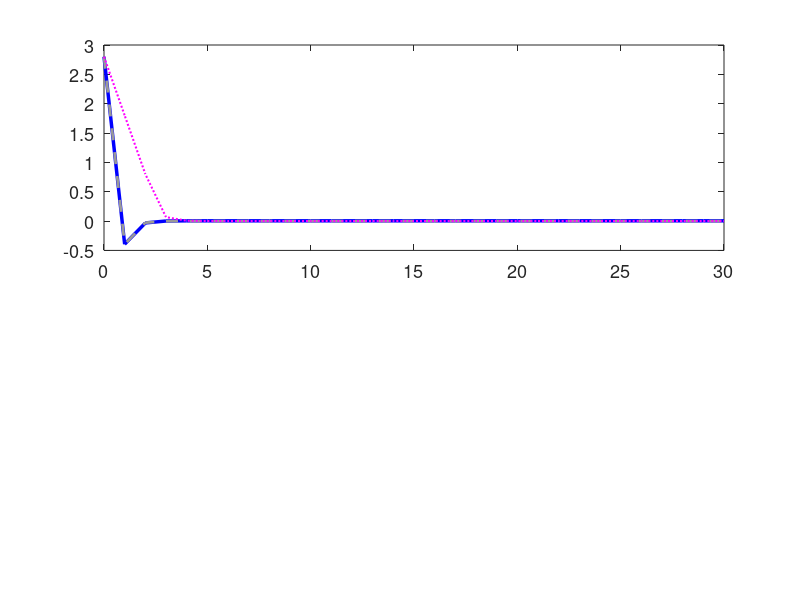

Source code (MATLAB): (Note: this script raises an error after producing the figure.)
%% Fix problematic figures + generate remaining ones
%  Regenerates: fig_gpmpc_simulation, fig_deepc_simulation,
%               fig_lmpc_iterations, fig_nn_prediction, fig_deepc_noise

figDir = 'Figures';
set(0, 'DefaultAxesFontSize', 13, 'DefaultLineLineWidth', 2);
set(0, 'DefaultAxesFontName', 'Helvetica');


%% ================================================================
%% FIGURE 2 (FIX): GP-MPC Closed-Loop — more visible contrast
%% ================================================================
fprintf('Regenerating Figure 2: GP-MPC Simulation (fixed)...\n');
A_nom = 1;  B_nom = 1;
f_true = @(x, u) x + u - 0.1*x.^3;

% Data collection
rng(0);
T_data = 30;
x_data = zeros(T_data+1, 1);
u_data = 2*rand(T_data, 1) - 1;
for k = 1:T_data
    x_data(k+1) = f_true(x_data(k), u_data(k));
end
X_train = x_data(1:T_data);
r_train = x_data(2:T_data+1) - A_nom*X_train - B_nom*u_data;

% GP training
sf2 = 0.5; ell2 = 1.0; sn2_gp = 0.01;
kSE2 = @(xa,xb) sf2^2*exp(-0.5*(xa-xb').^2/ell2^2);
K_gp = kSE2(X_train, X_train) + sn2_gp*eye(T_data);
alpha_gp = K_gp \ r_train;
gp_mean = @(xs) kSE2(xs, X_train) * alpha_gp;

x_max = 3;  u_max = 1;
Q_mpc = 1;  R_mpc = 0.1;
P_mpc = dare(A_nom, B_nom, Q_mpc, R_mpc);
K_lqr = dlqr(A_nom, B_nom, Q_mpc, R_mpc);

T_sim = 30;
x0_val = 2.8;  % Start near constraint to show difference

% GP-MPC: LQR + GP feedforward compensation
x_hist_gp = zeros(1, T_sim+1);  x_hist_gp(1) = x0_val;
u_hist_gp = zeros(1, T_sim);
for t = 1:T_sim
    x_now = x_hist_gp(t);
    mg = gp_mean(x_now);
    u_gp = -K_lqr * x_now - mg;  % compensate for learned residual
    u_gp = max(-u_max, min(u_max, u_gp));
    u_hist_gp(t) = u_gp;
    x_hist_gp(t+1) = f_true(x_now, u_gp);
end

% Nominal MPC: LQR on wrong model (no GP correction)
x_hist_nom = zeros(1, T_sim+1); x_hist_nom(1) = x0_val;
u_hist_nom = zeros(1, T_sim);
for t = 1:T_sim
    x_now2 = x_hist_nom(t);
    u_nom = -K_lqr * x_now2;
    u_nom = max(-u_max, min(u_max, u_nom));
    u_hist_nom(t) = u_nom;
    x_hist_nom(t+1) = f_true(x_now2, u_nom);
end

% True optimal (LQR on true linearised system at x0)
% For comparison, also run open-loop nominal prediction
x_ol = zeros(1, T_sim+1); x_ol(1) = x0_val;
for t = 1:T_sim
    u_ol = -K_lqr * x_ol(t);
    u_ol = max(-u_max, min(u_max, u_ol));
    x_ol(t+1) = A_nom * x_ol(t) + B_nom * u_ol;  % nominal model prediction
end

fig2 = figure('Position', [100 100 800 550], 'Visible', 'off');
subplot(2,1,1);
plot(0:T_sim, x_hist_gp, 'b-', 'LineWidth', 2.5); hold on;
plot(0:T_sim, x_hist_nom, 'Color', [0.6 0.6 0.6], 'LineWidth', 2, 'LineStyle', '--');
plot(0:T_sim, x_ol, 'm:', 'LineWidth', 1.5);
yline(x_max, 'r--', 'LineWidth', 1.5);
yline(-x_max, 'r--', 'LineWidth', 1.5);
ylabel('$x_k$', 'Interpreter', 'latex');
legend({'GP-MPC (with learning)', 'Nominal MPC (no learning)', ...
        'Nominal model prediction', 'Constraint $|x| \leq 3$'}, ...
       'Interpreter', 'latex', 'Location', 'northeast', 'FontSize', 11);
title('GP-MPC vs Nominal MPC: State Trajectory', 'FontSize', 14);
grid on; box on;

subplot(2,1,2);
stairs(0:T_sim-1, u_hist_gp, 'b-', 'LineWidth', 2.5); hold on;
stairs(0:T_sim-1, u_hist_nom, 'Color', [0.6 0.6 0.6], 'LineWidth', 2, 'LineStyle', '--');
yline(u_max, 'r--', 'LineWidth', 1.5);
yline(-u_max, 'r--', 'LineWidth', 1.5);
xlabel('Time step $k$', 'Interpreter', 'latex');
ylabel('$u_k$', 'Interpreter', 'latex');
title('Control Input', 'FontSize', 14);
grid on; box on;

exportgraphics(fig2, fullfile(figDir, 'fig_gpmpc_simulation.pdf'), ...
    'ContentType', 'vector');
close(fig2);
fprintf('  -> fig_gpmpc_simulation.pdf\n');


%% ================================================================
%% FIGURE 6 (FIX): DeePC vs Model-Based MPC
%% ================================================================
fprintf('Regenerating Figure 6: DeePC Simulation (fixed)...\n');
A_di = [1 1; 0 1];  B_di = [0.5; 1];  C_di = [1 0];
nx_di = 2; nu_di = 1; ny_di = 1;

% Collect data
rng(3);
T_di = 200;
x_di = zeros(nx_di, T_di+1);
u_di_data = randn(1, T_di);
y_di_data = zeros(1, T_di);
for k = 1:T_di
    y_di_data(k) = C_di * x_di(:,k);
    x_di(:,k+1) = A_di * x_di(:,k) + B_di * u_di_data(k);
end

% Build Hankel matrices
Tini = 2;  N_di = 10;  L_di = Tini + N_di;
ncol = T_di - L_di + 1;
Hu = zeros(L_di*nu_di, ncol);  Hy = zeros(L_di*ny_di, ncol);
for j = 1:ncol
    Hu(:,j) = u_di_data(j:j+L_di-1)';
    Hy(:,j) = y_di_data(j:j+L_di-1)';
end
Up = Hu(1:Tini,:);      Yp = Hy(1:Tini,:);
Uf = Hu(Tini+1:end,:);  Yf = Hy(Tini+1:end,:);

Q_di = 10;  R_di = 0.1;  lam_g = 50;
u_max_di = 1;  y_max_di = 5;
nG = ncol;

% Pre-build QP cost
% Decision variable: [g; sigma_y] where sigma_y absorbs past output mismatch
% Cost: sum_k (Q*y_f(k)^2 + R*u_f(k)^2) + lam_g*||g||^2 + lam_sig*||sigma||^2
lam_sig = 1e5;

% DeePC simulation with proper slack formulation
T_sim_di = 40;
x_state_di = [4; 0];
x_hist_di = zeros(nx_di, T_sim_di+1);  x_hist_di(:,1) = x_state_di;
u_hist_di = zeros(1, T_sim_di);
y_hist_di = zeros(1, T_sim_di);

opts_qp = optimoptions('quadprog', 'Display', 'off');

% Initialise past buffers by simulating 2 steps with zero input
u_buf = zeros(Tini, 1);
y_buf = zeros(Tini, 1);
% Pre-fill: apply 0 input for Tini steps to build a valid buffer
x_pre = [0; 0];  % start from zero to match data collection initial state
for kk = 1:Tini
    y_buf(kk) = C_di * x_pre;
    x_pre = A_di * x_pre + B_di * 0;
end
% Now set the actual initial state and update last y measurement
x_state_di = [4; 0];
x_hist_di(:,1) = x_state_di;
y_buf(end) = C_di * x_state_di;

for t = 1:T_sim_di
    % Build QP: decision variable is g (ncol x 1)
    % With slack on past output: Yp*g = y_buf + sigma_y
    % Augmented decision: z = [g; sigma_y] of size (ncol + Tini)

    n_dec = nG + Tini;  % g and sigma_y

    % Cost: Q*||Yf*g||^2 + R*||Uf*g||^2 + lam_g*||g||^2 + lam_sig*||sigma||^2
    H = zeros(n_dec);
    H(1:nG, 1:nG) = Q_di*(Yf'*Yf) + R_di*(Uf'*Uf) + lam_g*eye(nG);
    H(nG+1:end, nG+1:end) = lam_sig*eye(Tini);
    f_vec = zeros(n_dec, 1);

    % Equality: Up*g = u_buf,  Yp*g - sigma_y = y_buf
    Aeq = [Up, zeros(Tini, Tini);
           Yp, -eye(Tini)];
    beq = [u_buf; y_buf];

    % Inequality: -u_max <= Uf*g <= u_max, -y_max <= Yf*g <= y_max
    Aineq = [Uf, zeros(N_di, Tini);
            -Uf, zeros(N_di, Tini);
             Yf, zeros(N_di, Tini);
            -Yf, zeros(N_di, Tini)];
    bineq = [u_max_di*ones(N_di,1); u_max_di*ones(N_di,1);
             y_max_di*ones(N_di,1); y_max_di*ones(N_di,1)];

    z_opt = quadprog(2*H, f_vec, Aineq, bineq, Aeq, beq, [], [], [], opts_qp);

    if isempty(z_opt)
        warning('DeePC infeasible at t=%d, using zero input', t);
        u_apply = 0;
    else
        g_opt = z_opt(1:nG);
        u_f_opt = Uf * g_opt;
        u_apply = max(-u_max_di, min(u_max_di, u_f_opt(1)));
    end

    u_hist_di(t) = u_apply;
    y_hist_di(t) = C_di * x_state_di;
    x_state_di = A_di * x_state_di + B_di * u_apply;
    x_hist_di(:,t+1) = x_state_di;

    u_buf = [u_buf(2:end); u_apply];
    y_buf = [y_buf(2:end); C_di * x_state_di];
end

% Model-based MPC for comparison (LQR with clipping)
P_di = dare(A_di, B_di, C_di'*Q_di*C_di, R_di);
K_di = (R_di + B_di'*P_di*B_di) \ (B_di'*P_di*A_di);
x_state_mb = [4; 0];
x_hist_mb = zeros(nx_di, T_sim_di+1);  x_hist_mb(:,1) = x_state_mb;
u_hist_mb = zeros(1, T_sim_di);
for t = 1:T_sim_di
    u_mb = -K_di * x_state_mb;
    u_mb = max(-u_max_di, min(u_max_di, u_mb));
    u_hist_mb(t) = u_mb;
    x_state_mb = A_di * x_state_mb + B_di * u_mb;
    x_hist_mb(:,t+1) = x_state_mb;
end

fig6 = figure('Position', [100 100 800 550], 'Visible', 'off');
subplot(2,1,1);
plot(0:T_sim_di, x_hist_di(1,:), 'b-', 'LineWidth', 2.5); hold on;
plot(0:T_sim_di, x_hist_mb(1,:), 'r--', 'LineWidth', 1.8);
yline(y_max_di, 'k--', 'LineWidth', 1);
yline(-y_max_di, 'k--', 'LineWidth', 1);
ylabel('$y_k = x_1$', 'Interpreter', 'latex');
legend({'DeePC', 'Model-based MPC', 'Constraint'}, ...
       'Interpreter', 'latex', 'FontSize', 11);
title('DeePC vs Model-Based MPC: Double Integrator', 'FontSize', 14);
grid on; box on;

subplot(2,1,2);
stairs(0:T_sim_di-1, u_hist_di, 'b-', 'LineWidth', 2.5); hold on;
stairs(0:T_sim_di-1, u_hist_mb, 'r--', 'LineWidth', 1.8);
yline(u_max_di, 'k--', 'LineWidth', 1);
yline(-u_max_di, 'k--', 'LineWidth', 1);
xlabel('Time step $k$', 'Interpreter', 'latex');
ylabel('$u_k$', 'Interpreter', 'latex');
title('Control Input', 'FontSize', 14);
grid on; box on;

exportgraphics(fig6, fullfile(figDir, 'fig_deepc_simulation.pdf'), ...
    'ContentType', 'vector');
close(fig6);
fprintf('  -> fig_deepc_simulation.pdf\n');


%% ================================================================
%% FIGURE 7: LMPC Cost vs Iteration
%% ================================================================
fprintf('Generating Figure 7: LMPC Iterations...\n');
f_lmpc = @(x, u) x + u;
u_max_lm = 0.5;
x0_lm = 2;

% Iteration 0: conservative proportional controller
x_traj0 = x0_lm;
u_traj0 = [];
xc = x0_lm;
while abs(xc) > 0.02
    % Conservative: use only 60% of actuator authority
    u_app = max(-u_max_lm, min(u_max_lm, -0.3 * sign(xc)));
    xc = f_lmpc(xc, u_app);
    x_traj0(end+1) = xc;
    u_traj0(end+1) = u_app;
    if length(u_traj0) > 50, break; end
end
costs_lm = length(u_traj0);
fprintf('  Iteration 0: %d steps\n', costs_lm);

all_trajs = {x_traj0};

% Safe set: states and cost-to-go
SS = x_traj0(:)';
ctg = (length(u_traj0)):-1:0;

n_iter_lm = 6;
costs_all = zeros(1, n_iter_lm+1);
costs_all(1) = costs_lm;

for j = 1:n_iter_lm
    xc = x0_lm;
    x_j = xc;  u_j = [];
    while abs(xc) > 0.02
        best_u = -0.3 * sign(xc);  % fallback
        best_cost = 1e6;
        u_grid = linspace(-u_max_lm, u_max_lm, 201);
        for ii = 1:length(u_grid)
            x_next = f_lmpc(xc, u_grid(ii));
            [d, idx] = min(abs(SS - x_next));
            if d < 0.15
                c_try = 1 + ctg(idx);
                if c_try < best_cost
                    best_cost = c_try;
                    best_u = u_grid(ii);
                end
            end
        end
        u_j(end+1) = best_u;
        xc = f_lmpc(xc, best_u);
        x_j(end+1) = xc;
        if length(u_j) > 30, break; end
    end
    costs_all(j+1) = length(u_j);
    all_trajs{end+1} = x_j;
    fprintf('  Iteration %d: %d steps\n', j, length(u_j));

    % Update safe set
    Tj = length(u_j);
    new_ctg = Tj:-1:0;
    for s = 1:length(x_j)
        [d, idx] = min(abs(SS - x_j(s)));
        if d < 0.02
            ctg(idx) = min(ctg(idx), new_ctg(s));
        else
            SS(end+1) = x_j(s);
            ctg(end+1) = new_ctg(s);
        end
    end
end

fig7 = figure('Position', [100 100 800 500], 'Visible', 'off');
subplot(1,2,1);
colors_lm = lines(min(5, n_iter_lm+1));
for j = 1:min(5, n_iter_lm+1)
    tr = all_trajs{j};
    plot(0:length(tr)-1, tr, '-o', 'LineWidth', 1.8, 'MarkerSize', 4, ...
         'Color', colors_lm(j,:)); hold on;
end
yline(0, 'k-', 'LineWidth', 0.5);
xlabel('Time step $k$', 'Interpreter', 'latex');
ylabel('$x_k$', 'Interpreter', 'latex');
legend(arrayfun(@(j) sprintf('Iter %d', j-1), 1:min(5,n_iter_lm+1), ...
       'UniformOutput', false), ...
       'Interpreter', 'latex', 'FontSize', 10, 'Location', 'northeast');
title('LMPC: State Trajectories', 'FontSize', 14);
grid on; box on;

subplot(1,2,2);
bar(0:n_iter_lm, costs_all, 'FaceColor', [0.2 0.5 0.8], 'EdgeColor', 'none');
xlabel('Iteration $j$', 'Interpreter', 'latex');
ylabel('Steps to reach $x_F = 0$', 'Interpreter', 'latex');
title('LMPC: Cost Improvement', 'FontSize', 14);
grid on; box on;
ylim([0 max(costs_all)+1]);

exportgraphics(fig7, fullfile(figDir, 'fig_lmpc_iterations.pdf'), ...
    'ContentType', 'vector');
close(fig7);
fprintf('  -> fig_lmpc_iterations.pdf\n');


%% ================================================================
%% FIGURE 8: NN Dynamics Learning
%% ================================================================
fprintf('Generating Figure 8: NN Dynamics Learning...\n');
rng(0);
T_nn = 80;
x_nn_data = zeros(T_nn+1, 1);
u_nn_data = 2*rand(T_nn, 1) - 1;
for k = 1:T_nn
    x_nn_data(k+1) = x_nn_data(k) + u_nn_data(k) - 0.1*x_nn_data(k)^3;
end
X_nn_in  = [x_nn_data(1:T_nn), u_nn_data];
Y_nn_out = x_nn_data(2:T_nn+1);

net = fitnet(20, 'trainlm');
net.trainParam.showWindow = false;
net.trainParam.epochs = 200;
net = train(net, X_nn_in', Y_nn_out');

x_test_nn = linspace(-3, 3, 200);
y_true_nn = x_test_nn + 0 - 0.1*x_test_nn.^3;
y_nn_pred = net([x_test_nn; zeros(1,200)]);
y_nom_nn  = x_test_nn;

fig8 = figure('Position', [100 100 700 400], 'Visible', 'off');
plot(x_test_nn, y_true_nn, 'r-', 'LineWidth', 2.5); hold on;
plot(x_test_nn, y_nn_pred, 'b--', 'LineWidth', 2);
plot(x_test_nn, y_nom_nn, 'Color', [0.6 0.6 0.6], 'LineWidth', 1.5, 'LineStyle', ':');
xlabel('$x_k$', 'Interpreter', 'latex');
ylabel('$x_{k+1}$', 'Interpreter', 'latex');
legend({'True: $x + u - 0.1x^3$', 'NN prediction', 'Nominal: $x + u$'}, ...
       'Interpreter', 'latex', 'Location', 'northwest', 'FontSize', 12);
title('Neural Network One-Step Prediction ($u = 0$)', 'Interpreter', 'latex', 'FontSize', 14);
grid on; box on; hold off;
exportgraphics(fig8, fullfile(figDir, 'fig_nn_prediction.pdf'), ...
    'ContentType', 'vector');
close(fig8);
fprintf('  -> fig_nn_prediction.pdf\n');


%% ================================================================
%% FIGURE 9: DeePC Noise Sensitivity
%% ================================================================
fprintf('Generating Figure 9: DeePC Noise Sensitivity...\n');
noise_levels = [0, 0.01, 0.1, 0.5];
n_noise = length(noise_levels);

fig9 = figure('Position', [100 100 800 450], 'Visible', 'off');
colors_noise = [0 0.4 0.8; 0 0.7 0.3; 0.9 0.6 0; 0.8 0 0];

for ni = 1:n_noise
    sigma_noise = noise_levels(ni);
    rng(3);

    u_noisy = u_di_data + sigma_noise*randn(size(u_di_data));
    y_noisy = y_di_data + sigma_noise*randn(size(y_di_data));

    Hu_n = zeros(L_di, ncol);  Hy_n = zeros(L_di, ncol);
    for j = 1:ncol
        Hu_n(:,j) = u_noisy(j:j+L_di-1)';
        Hy_n(:,j) = y_noisy(j:j+L_di-1)';
    end
    Up_n = Hu_n(1:Tini,:);      Yp_n = Hy_n(1:Tini,:);
    Uf_n = Hu_n(Tini+1:end,:);  Yf_n = Hy_n(Tini+1:end,:);

    nG_n = ncol;
    n_dec_n = nG_n + Tini;

    % QP cost (with slack)
    H_n = zeros(n_dec_n);
    H_n(1:nG_n, 1:nG_n) = Q_di*(Yf_n'*Yf_n) + R_di*(Uf_n'*Uf_n) + lam_g*eye(nG_n);
    H_n(nG_n+1:end, nG_n+1:end) = lam_sig*eye(Tini);

    Aineq_n = [Uf_n, zeros(N_di, Tini);
              -Uf_n, zeros(N_di, Tini);
               Yf_n, zeros(N_di, Tini);
              -Yf_n, zeros(N_di, Tini)];
    bineq_n = [u_max_di*ones(N_di,1); u_max_di*ones(N_di,1);
               y_max_di*ones(N_di,1); y_max_di*ones(N_di,1)];

    x_s = [4; 0];
    x_h = zeros(nx_di, T_sim_di+1);  x_h(:,1) = x_s;
    u_buf_n = zeros(Tini,1);
    y_buf_n = zeros(Tini,1);
    y_buf_n(end) = C_di * x_s;

    for t = 1:T_sim_di
        Aeq_n = [Up_n, zeros(Tini, Tini);
                 Yp_n, -eye(Tini)];
        beq_n = [u_buf_n; y_buf_n];

        z_n = quadprog(2*H_n, zeros(n_dec_n,1), Aineq_n, bineq_n, ...
                       Aeq_n, beq_n, [], [], [], opts_qp);
        if isempty(z_n)
            u_a = 0;
        else
            g_n = z_n(1:nG_n);
            u_f_n = Uf_n * g_n;
            u_a = max(-u_max_di, min(u_max_di, u_f_n(1)));
        end

        x_s = A_di * x_s + B_di * u_a;
        x_h(:,t+1) = x_s;
        u_buf_n = [u_buf_n(2:end); u_a];
        y_buf_n = [y_buf_n(2:end); C_di * x_s];
    end

    plot(0:T_sim_di, x_h(1,:), '-', 'LineWidth', 2, 'Color', colors_noise(ni,:)); hold on;
    fprintf('  Noise sigma=%.2f done\n', sigma_noise);
end
yline(y_max_di, 'k--', 'LineWidth', 1);
yline(-y_max_di, 'k--', 'LineWidth', 1);
xlabel('Time step $k$', 'Interpreter', 'latex');
ylabel('$y_k = x_1$', 'Interpreter', 'latex');
legend(arrayfun(@(s) sprintf('$\\sigma = %.2f$', s), noise_levels, ...
       'UniformOutput', false), ...
       'Interpreter', 'latex', 'FontSize', 12, 'Location', 'northeast');
title('DeePC: Effect of Data Noise on Closed-Loop Performance', 'FontSize', 14);
grid on; box on;

exportgraphics(fig9, fullfile(figDir, 'fig_deepc_noise.pdf'), ...
    'ContentType', 'vector');
close(fig9);
fprintf('  -> fig_deepc_noise.pdf\n');


fprintf('\n=== All figures generated successfully ===\n');
